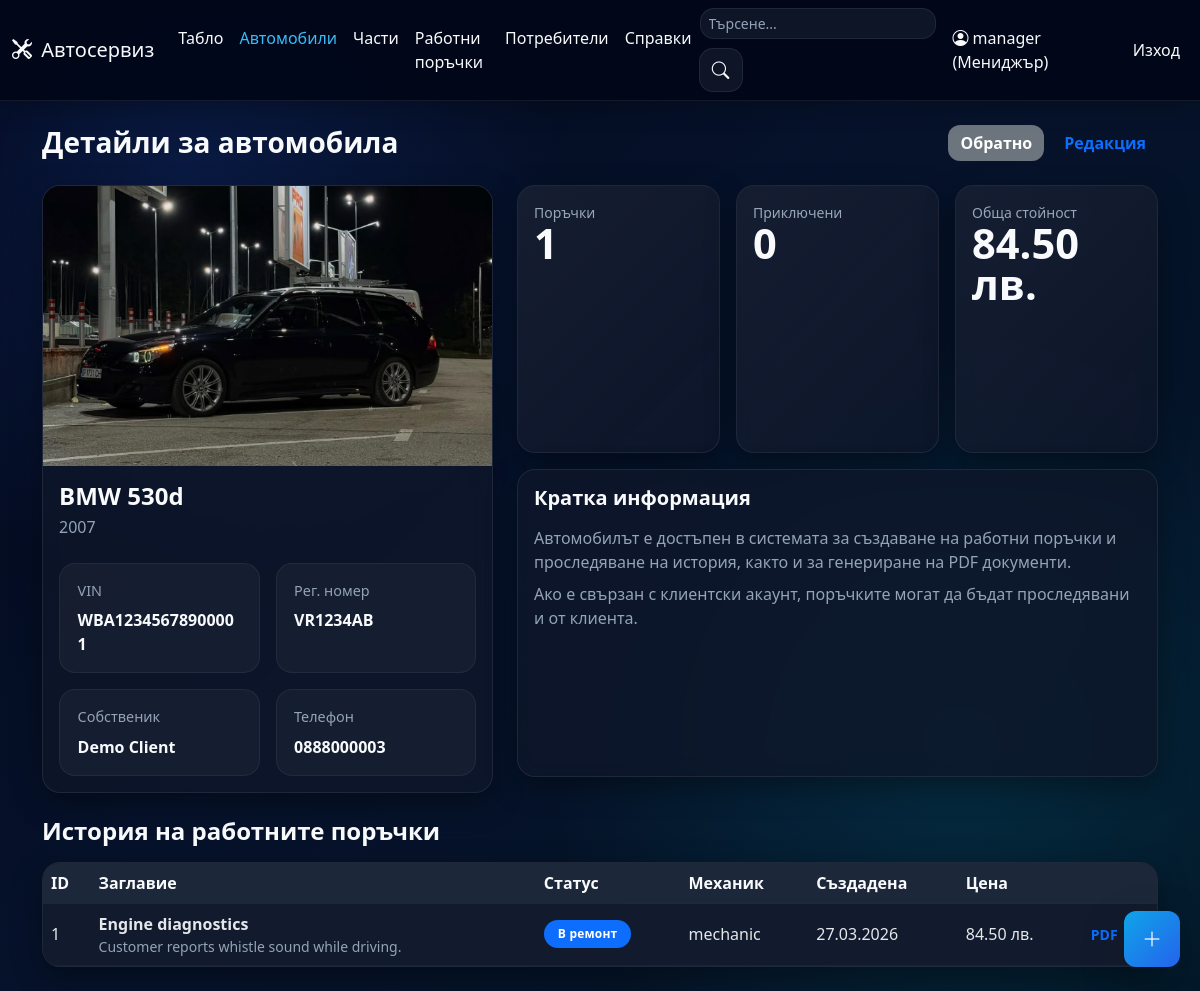
Page /cars/1 (signed in) on the committed database.
### app/models.py (models this page shows, shortened)
class User(UserMixin, db.Model):
    id = db.Column(db.Integer, primary_key=True)
    username = db.Column(db.String(80), unique=True, nullable=False)
    password_hash = db.Column(db.String(255), nullable=False)
    role = db.Column(db.String(20), nullable=False, default='client')
    full_name = db.Column(db.String(120))
    phone = db.Column(db.String(30))
    created_at = db.Column(db.DateTime, default=datetime.now)
    cars = db.relationship('Car', backref='user', lazy=True)

class Car(db.Model):
    id = db.Column(db.Integer, primary_key=True)
    vin = db.Column(db.String(64), unique=True, nullable=False)
    registration_number = db.Column(db.String(32), unique=True)
    make = db.Column(db.String(80), nullable=False)
    model = db.Column(db.String(80), nullable=False)
    year = db.Column(db.Integer)
    owner_name = db.Column(db.String(120), nullable=False)
    owner_phone = db.Column(db.String(30))
    image_filename = db.Column(db.String(255))
    user_id = db.Column(db.Integer, db.ForeignKey('user.id'))
    created_at = db.Column(db.DateTime, default=datetime.now)
    orders = db.relationship('WorkOrder', backref='car', lazy=True, cascade='all, delete-orphan')

class WorkOrder(db.Model):
    id = db.Column(db.Integer, primary_key=True)
    title = db.Column(db.String(150), nullable=False)
    description = db.Column(db.Text, nullable=False)
    status = db.Column(db.String(30), nullable=False, default='open')
    notes = db.Column(db.Text)
    labor_cost = db.Column(db.Float, nullable=False, default=0.0)
    created_at = db.Column(db.DateTime, default=datetime.now)
    updated_at = db.Column(db.DateTime, default=datetime.now, onupdate=datetime.now)
    car_id = db.Column(db.Integer, db.ForeignKey('car.id'), nullable=False)
    client_id = db.Column(db.Integer, db.ForeignKey('user.id'))
    mechanic_id = db.Column(db.Integer, db.ForeignKey('user.id'))
    created_by_id = db.Column(db.Integer, db.ForeignKey('user.id'))
    client = db.relationship('User', foreign_keys=[client_id], backref='client_orders')
    mechanic = db.relationship('User', foreign_keys=[mechanic_id], backref='assigned_orders')
    created_by = db.relationship('User', foreign_keys=[created_by_id], backref='created_orders')
    parts = db.relationship('WorkOrderPart', backref='work_order', lazy=True, cascade='all, delete-orphan')
    @property
    def total_parts_cost(self):
        return round(sum((link.unit_price_snapshot or 0) * link.quantity_used for link in self.parts), 2)
    @property
    def total_cost(self):
        return round((self.labor_cost or 0) + self.total_parts_cost, 2)

class WorkOrderPart(db.Model):
    id = db.Column(db.Integer, primary_key=True)
    work_order_id = db.Column(db.Integer, db.ForeignKey('work_order.id'), nullable=False)
    part_id = db.Column(db.Integer, db.ForeignKey('part.id'), nullable=False)
    quantity_used = db.Column(db.Integer, nullable=False, default=1)
    unit_price_snapshot = db.Column(db.Float, nullable=False, default=0.0)

### app/routes_cars.py (the view)
    @app.route('/cars/<int:car_id>')
    @login_required
    def car_details(car_id):
        car = Car.query.get_or_404(car_id)
        if not car_access_allowed(car):
            flash('Нямате достъп до този автомобил.', 'danger')
            return redirect(url_for('list_cars'))
        return render_template('car_details.html', car=car, orders=car.orders)

### app/route_support.py (called while the page is built)
def register_template_helpers(app):
    @app.context_processor
    def inject_status_helpers():
        return {
            'status_label': status_label,
            'status_badge': status_badge,
            'status_meta': STATUS_META,
            'role_label': role_label,
            'pdf_export_enabled': pdf_export_available(),
        }

def status_label(status: str) -> str:
    return STATUS_META.get(status, {}).get('label', status)

def status_badge(status: str) -> str:
    return STATUS_META.get(status, {}).get('badge', 'text-bg-light')

def role_label(role: str) -> str:
    return ROLE_META.get(role, role)

def load_pdf_dependencies():
    pagesizes = import_module('reportlab.lib.pagesizes')
    utils = import_module('reportlab.lib.utils')
    pdfbase = import_module('reportlab.pdfbase')
    ttfonts = import_module('reportlab.pdfbase.ttfonts')
    pdfgen = import_module('reportlab.pdfgen.canvas')
    return {
        'A4': pagesizes.A4,
        'simple_split': utils.simpleSplit,
        'pdfmetrics': pdfbase.pdfmetrics,
        'ttfont': ttfonts.TTFont,
        'canvas': pdfgen,
    }

def pdf_export_available() -> bool:
    try:
        load_pdf_dependencies()
    except ImportError:
        return False
    return True

def car_access_allowed(car: Car) -> bool:
    if current_user.role in {'manager', 'mechanic'}:
        return True
    if car.user_id == current_user.id:
        return True
    phone = client_phone(current_user)
    return bool(phone and car.owner_phone == phone)

### app/templates/car_details.html
{% extends "base.html" %}
{% block content %}
<div class="d-flex justify-content-between align-items-center mb-4 flex-wrap gap-2">
  <h3 class="mb-0">Детайли за автомобила</h3>
  <div class="d-flex gap-2">
    <a class="btn btn-secondary" href="{{ url_for('list_cars') }}">Обратно</a>
    {% if current_user.role == 'manager' %}<a class="btn btn-outline-primary" href="{{ url_for('edit_car', car_id=car.id) }}">Редакция</a>{% endif %}
  </div>
</div>
<div class="row g-4 mb-4">
  <div class="col-lg-5">
    <div class="card detail-card h-100 overflow-hidden">
      {% if car.image_filename %}
      <img src="{{ url_for('static', filename=car.image_filename) }}" class="detail-image" alt="{{ car.make }} {{ car.model }}">
      {% else %}
      <div class="detail-image-placeholder"><i class="bi bi-car-front"></i></div>
      {% endif %}
      <div class="card-body">
        <h4 class="mb-1">{{ car.make }} {{ car.model }}</h4>
        <p class="text-muted mb-4">{% if car.year %}{{ car.year }}{% else %}Година не е посочена{% endif %}</p>
        <div class="detail-meta-grid">
          <div class="detail-meta-box">
            <span class="detail-meta-label">VIN</span>
            <strong>{{ car.vin }}</strong>
          </div>
          <div class="detail-meta-box">
            <span class="detail-meta-label">Рег. номер</span>
            <strong>{{ car.registration_number or '-' }}</strong>
          </div>
          <div class="detail-meta-box">
            <span class="detail-meta-label">Собственик</span>
            <strong>{{ car.owner_name }}</strong>
          </div>
          <div class="detail-meta-box">
            <span class="detail-meta-label">Телефон</span>
            <strong>{{ car.owner_phone or '-' }}</strong>
          </div>
        </div>
      </div>
    </div>
  </div>
  <div class="col-lg-7">
    <div class="row g-3 h-100">
      <div class="col-md-4">
        <div class="card stat-card h-100">
          <div class="card-body">
            <div class="small text-muted">Поръчки</div>
            <div class="stat-number">{{ orders|length }}</div>
          </div>
        </div>
      </div>
      <div class="col-md-4">
        <div class="card stat-card h-100 status-completed-card">
          <div class="card-body">
            <div class="small text-muted">Приключени</div>
            <div class="stat-number">{{ orders|selectattr('status', 'equalto', 'completed')|list|length }}</div>
          </div>
        </div>
      </div>
      <div class="col-md-4">
        <div class="card stat-card h-100">
          <div class="card-body">
            <div class="small text-muted">Обща стойност</div>
            <div class="stat-number">{{ '%.2f'|format(orders|sum(attribute='total_cost')) }} лв.</div>
          </div>
        </div>
      </div>
      <div class="col-12">
        <div class="card h-100">
          <div class="card-body">
            <h5 class="mb-3">Кратка информация</h5>
            <p class="text-muted mb-2">Автомобилът е достъпен в системата за създаване на работни поръчки и проследяване на история{% if pdf_export_enabled %}, както и за генериране на PDF документи{% endif %}.</p>
            <p class="text-muted mb-0">Ако е свързан с клиентски акаунт, поръчките могат да бъдат проследявани и от клиента.</p>
          </div>
        </div>
      </div>
    </div>
  </div>
</div>
<h4 class="mb-3">История на работните поръчки</h4>
<div class="card">
  <div class="card-body p-0">
    <div class="table-responsive">
      <table class="table table-hover table-striped mb-0">
        <thead class="table-dark">
          <tr>
            <th>ID</th>
            <th>Заглавие</th>
            <th>Статус</th>
            <th>Механик</th>
            <th>Създадена</th>
            <th>Цена</th>
            <th></th>
          </tr>
        </thead>
        <tbody>
          {% for o in orders %}
          <tr>
            <td>{{ o.id }}</td>
            <td>
              <div class="fw-semibold">{{ o.title }}</div>
              <div class="small text-muted">{{ o.description }}</div>
            </td>
            <td><span class="badge {{ status_badge(o.status) }} status-pill">{{ status_label(o.status) }}</span></td>
            <td>{{ o.mechanic.username if o.mechanic else '-' }}</td>
            <td>{{ o.created_at.strftime('%d.%m.%Y') }}</td>
            <td>{{ '%.2f'|format(o.total_cost) }} лв.</td>
            <td>{% if pdf_export_enabled %}<a class="btn btn-sm btn-outline-primary" href="{{ url_for('work_order_pdf', order_id=o.id) }}">PDF</a>{% endif %}</td>
          </tr>
          {% else %}
          <tr><td colspan="7" class="text-center text-muted">Няма работни поръчки за този автомобил.</td></tr>
          {% endfor %}
        </tbody>
      </table>
    </div>
  </div>
</div>
{% endblock %}

### app/templates/base.html (shortened to what this page needs)
<!doctype html>
<html lang="bg">
<head>
  <link href="https://cdn.jsdelivr.net/npm/bootstrap@5.3.3/dist/css/bootstrap.min.css" rel="stylesheet">
  <link rel="stylesheet" href="https://cdn.jsdelivr.net/npm/bootstrap-icons@1.11.3/font/bootstrap-icons.min.css">
  <link rel="stylesheet" href="{{ url_for('static', filename='css/styles.css') }}">
</head>
<body>
<nav class="navbar navbar-expand-lg sticky-top">
  <div class="container-fluid">
    <a class="navbar-brand" href="{{ url_for('landing') if not current_user.is_authenticated else url_for('dashboard') }}">
      <i class="bi bi-tools me-1"></i> Автосервиз
    </a>
    <div class="collapse navbar-collapse" id="navMenu">
      {% if current_user.is_authenticated %}
      <ul class="navbar-nav me-auto mb-2 mb-lg-0">
        <li class="nav-item"><a class="nav-link {% if request.path.startswith('/dashboard') %}active{% endif %}" href="{{ url_for('dashboard') }}">Табло</a></li>
        <li class="nav-item"><a class="nav-link {% if request.path.startswith('/cars') %}active{% endif %}" href="{{ url_for('list_cars') }}">Автомобили</a></li>
        <li class="nav-item"><a class="nav-link {% if request.path.startswith('/parts') %}active{% endif %}" href="{{ url_for('list_parts') }}">Части</a></li>
        <li class="nav-item"><a class="nav-link {% if request.path.startswith('/work-orders') %}active{% endif %}" href="{{ url_for('list_work_orders') }}">Работни поръчки</a></li>
        {% if current_user.role == 'manager' %}
        <li class="nav-item"><a class="nav-link {% if request.path.startswith('/users') %}active{% endif %}" href="{{ url_for('manage_users') }}">Потребители</a></li>
        <li class="nav-item"><a class="nav-link {% if request.path.startswith('/reports') %}active{% endif %}" href="{{ url_for('reports') }}">Справки</a></li>
        {% endif %}
      </ul>
      {% endif %}
      <ul class="navbar-nav ms-auto align-items-center gap-2">
        {% if current_user.is_authenticated %}
        <li class="nav-item me-2 d-none d-md-block">
          <div class="input-group search-box">
            <input id="globalSearch" class="form-control form-control-sm" type="search" placeholder="Търсене...">
            <span class="input-group-text bg-white"><i class="bi bi-search"></i></span>
          </div>
        </li>
        <li class="nav-item"><span class="navbar-text"><i class="bi bi-person-circle"></i> {{ current_user.username }} ({{ role_label(current_user.role) }})</span></li>
        <li class="nav-item"><a class="nav-link text-danger" href="{{ url_for('logout') }}">Изход</a></li>
        {% else %}
        <li class="nav-item"><a class="nav-link" href="{{ url_for('login') }}">Вход</a></li>
        {% endif %}
      </ul>
    </div>
  </div>
</nav>
<div class="container py-4">
  {% block content %}{% endblock %}
</div>
{% if current_user.is_authenticated and current_user.role in ['manager', 'client'] %}
<button id="fabAdd" class="btn btn-primary btn-lg shadow-lg rounded-circle position-fixed d-flex align-items-center justify-content-center" style="right:20px;bottom:24px;width:56px;height:56px;z-index:1050;" data-bs-toggle="modal" data-bs-target="#fabModal" aria-label="Създай">
  <i class="bi bi-plus-lg" style="font-size:1.25rem"></i>
</button>
{% endif %}
</body>
</html>

### rows in the picture
User: username "manager", role "Мениджър"
Car: image_filename (picture), make "BMW", model "530d", year "2007", vin "WBA12345678900001", registration_number "VR1234AB", owner_name "Demo Client", owner_phone "0888000003"
WorkOrder: id "1", title "Engine diagnostics", description "Customer reports whistle sound while driving.", status "В ремонт", mechanic "mechanic", created_at "27.03.2026", total_cost "84.50"

### other values in the picture
{{ orders|length }} "1"
{{ orders|selectattr('status', 'equalto', 'completed')|list|length }} "0"
{{ '%.2f'|format(orders|sum(attribute='total_cost')) }} "84.50"
